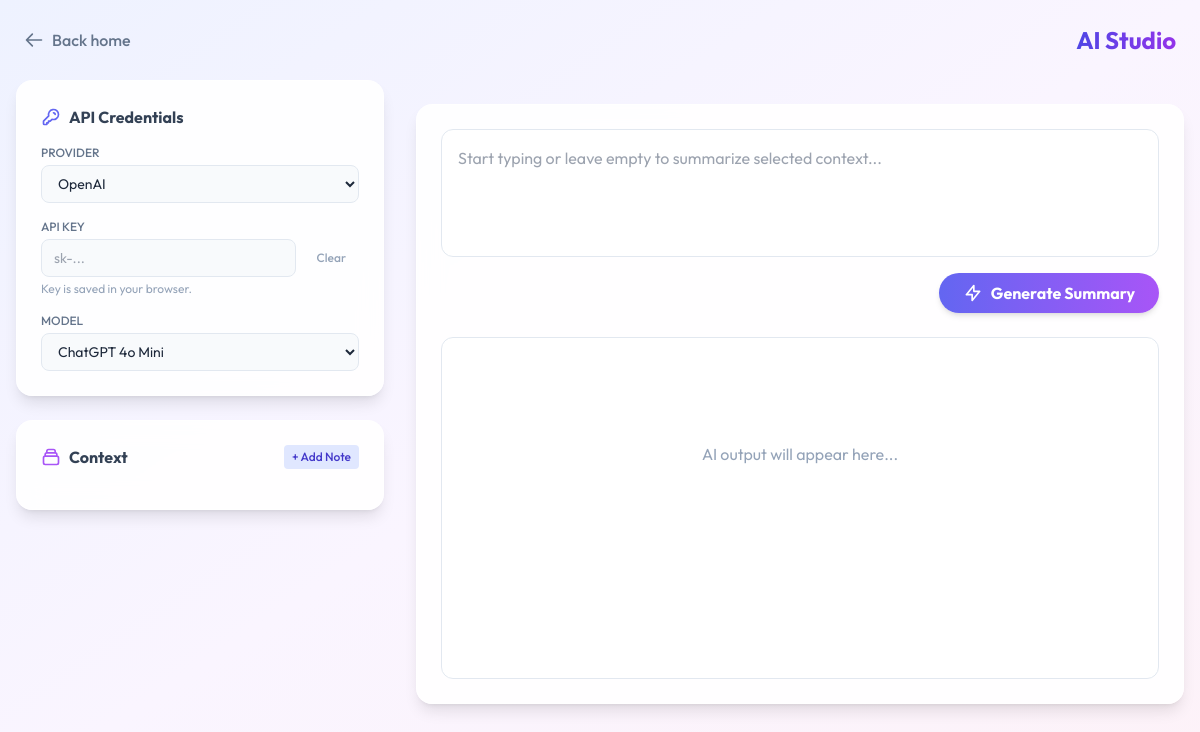
Before: /ai/ with the older database file.
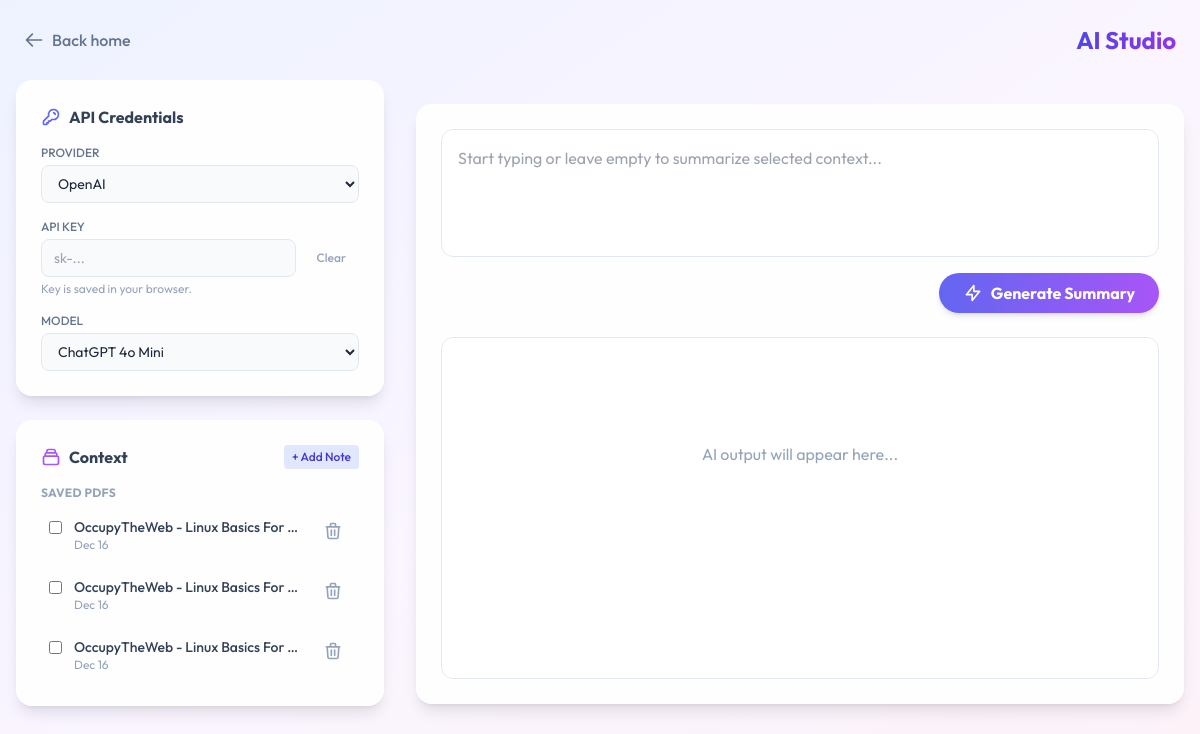
After: the same page with the newer database file.
### pdf_ops/models.py (models this page shows, shortened)
class PDFText(models.Model):
    title = models.CharField(max_length=255)
    content = models.TextField()
    created_at = models.DateTimeField(auto_now_add=True)

### summarizer/views.py (the view)
# urls.py: path('', views.index, name='index'),
def index(request):
    transcriptions = TranscriptionJob.objects.filter(status='completed').order_by('-created_at')
    pdf_texts = PDFText.objects.all().order_by('-created_at')
    snippets = TextSnippet.objects.all().order_by('-created_at')
    context = {
        'models': MODELS,
        'transcriptions': transcriptions,
        'pdf_texts': pdf_texts,
        'snippets': snippets
    }
    return render(request, 'summarizer/index.html', context)

### templates/summarizer/index.html (shortened to what this page needs)
<!DOCTYPE html>
<html lang="en">
<head>
    <script src="https://cdn.tailwindcss.com"></script>
</head>
<body class="bg-gradient-to-br from-indigo-50 via-purple-50 to-pink-50 min-h-screen text-slate-800">
    <nav class="p-6 flex justify-between items-center">
        <a href="/" class="text-slate-500 hover:text-slate-800 font-medium flex items-center gap-2">
            <svg class="w-5 h-5" fill="none" stroke="currentColor" viewBox="0 0 24 24"><path stroke-linecap="round" stroke-linejoin="round" stroke-width="2" d="M10 19l-7-7m0 0l7-7m-7 7h18"></path></svg>
            Back home
        </a>
        <h1 class="text-2xl font-bold text-transparent bg-clip-text bg-gradient-to-r from-indigo-600 to-purple-600">AI Studio</h1>
    </nav>
    <div class="container mx-auto px-4 pb-12 grid grid-cols-1 lg:grid-cols-3 gap-8 max-w-7xl">
        <div class="lg:col-span-1 space-y-6">
            <div class="glass rounded-2xl p-6 shadow-lg">
                <h2 class="font-bold text-slate-700 mb-4 flex items-center gap-2">
                    <svg class="w-5 h-5 text-indigo-500" fill="none" stroke="currentColor" viewBox="0 0 24 24"><path stroke-linecap="round" stroke-linejoin="round" stroke-width="2" d="M15 7a2 2 0 012 2m4 0a6 6 0 01-7.743 5.743L11 17H9v2H7v2H4a1 1 0 01-1-1v-2.586a1 1 0 01.293-.707l5.964-5.964A6 6 0 1121 9z"></path></svg>
                    API Credentials
                </h2>
                <div class="space-y-4">
                    <div>
                        <label class="block text-xs font-medium text-slate-500 uppercase mb-1">Provider</label>
                        <select id="provider-select" onchange="updateModels()" class="w-full bg-slate-50 border border-slate-200 rounded-lg px-3 py-2 text-sm focus:ring-2 focus:ring-indigo-500 outline-none">
                            <option value="openai">OpenAI</option>
                        </select>
                    </div>
                    <div>
                        <label class="block text-xs font-medium text-slate-500 uppercase mb-1">API Key</label>
                        <div class="flex gap-2">
                            <input type="password" id="api-key" oninput="saveCurrentKey()" placeholder="sk-..." class="w-full bg-slate-50 border border-slate-200 rounded-lg px-3 py-2 text-sm focus:ring-2 focus:ring-indigo-500 outline-none">
                            <button onclick="clearKey()" class="px-3 py-2 text-slate-400 hover:text-red-500 hover:bg-red-50 rounded-lg transition-colors text-xs font-medium border border-transparent hover:border-red-100" title="Clear saved key">
                                Clear
                            </button>
                        </div>
                        <p class="text-xs text-slate-400 mt-1">Key is saved in your browser.</p>
                    </div>
                    <div>
                        <label class="block text-xs font-medium text-slate-500 uppercase mb-1">Model</label>
                        <select id="model-select" class="w-full bg-slate-50 border border-slate-200 rounded-lg px-3 py-2 text-sm focus:ring-2 focus:ring-indigo-500 outline-none">
                        </select>
                    </div>
                </div>
            </div>
            <div class="glass rounded-2xl p-6 shadow-lg max-h-[600px] flex flex-col">
                <div class="flex justify-between items-center mb-4">
                    <h2 class="font-bold text-slate-700 flex items-center gap-2">
                        Context
                    </h2>
                    <button onclick="document.getElementById('snippet-modal').classList.remove('hidden')" class="text-xs bg-indigo-100 hover:bg-indigo-200 text-indigo-700 px-2 py-1 rounded font-medium transition-colors">
                        + Add Note
                    </button>
                </div>
                <div class="flex-1 overflow-y-auto space-y-4 pr-1">
                    {% if pdf_texts %}
                    <div>
                        <h3 class="text-xs font-bold text-slate-400 uppercase tracking-wide mb-2">Saved PDFs</h3>
                        <div class="space-y-2">
                            {% for text in pdf_texts %}
                            <div id="pdf-{{ text.id }}" class="flex items-start gap-3 p-2 hover:bg-white rounded-lg transition-colors">
                                <input type="checkbox" name="context" value="pdf_{{ text.id }}" class="mt-1 rounded text-indigo-500 focus:ring-indigo-500 border-slate-300">
                                <div class="flex-1 min-w-0">
                                    <div class="text-sm font-medium text-slate-700 truncate">{{ text.title }}</div>
                                    <div class="text-xs text-slate-400 truncate">{{ text.created_at|date:"M d" }}</div>
                                </div>
                                <button type="button" onclick="deleteContext('pdf', {{ text.id }})" class="text-slate-400 hover:text-red-500 transition-colors p-1">
                                    <svg class="w-5 h-5" fill="none" stroke="currentColor" viewBox="0 0 24 24"><path stroke-linecap="round" stroke-linejoin="round" stroke-width="2" d="M19 7l-.867 12.142A2 2 0 0116.138 21H7.862a2 2 0 01-1.995-1.858L5 7m5 4v6m4-6v6m1-10V4a1 1 0 00-1-1h-4a1 1 0 00-1 1v3M4 7h16"></path></svg>
                                </button>
                            </div>
                            {% endfor %}
                        </div>
                    </div>
                    {% endif %}
                </div>
            </div>
        </div>
        <div class="lg:col-span-2 space-y-6">
            <div class="glass rounded-2xl p-6 shadow-lg min-h-[600px] flex flex-col">
                <textarea id="main-input" placeholder="Start typing or leave empty to summarize selected context..." class="w-full h-32 bg-white/50 border border-slate-200 rounded-xl p-4 focus:ring-2 focus:ring-indigo-500 outline-none resize-none mb-4"></textarea>
                <div class="flex justify-end mb-6">
                    <button onclick="runSummary()" id="btn-run" class="bg-gradient-to-r from-indigo-500 to-purple-500 hover:from-indigo-600 hover:to-purple-600 text-white font-bold py-2 px-6 rounded-full shadow-md transition-transform hover:scale-105 flex items-center gap-2">
                        <svg class="w-5 h-5" fill="none" stroke="currentColor" viewBox="0 0 24 24"><path stroke-linecap="round" stroke-linejoin="round" stroke-width="2" d="M13 10V3L4 14h7v7l9-11h-7z"></path></svg>
                        Generate Summary
                    </button>
                </div>
                <div class="relative flex-1 bg-white/60 rounded-xl border border-slate-200 p-6 overflow-y-auto">
                    <p id="placeholder-text" class="text-slate-400 text-center mt-20">AI output will appear here...</p>
                </div>
            </div>
        </div>
    </div>
</body>
</html>

### templates/summarizer/index.html (style rules this page uses)
body { font-family: 'Outfit', sans-serif; }
.glass { background: rgba(255, 255, 255, 0.9); backdrop-filter: blur(12px); border: 1px solid rgba(255, 255, 255, 0.3); }

Changed rows visible on the page:
added PDFText: title "OccupyTheWeb - Linux Basics For…", created_at "Dec 16"
added PDFText: title "OccupyTheWeb - Linux Basics For…", created_at "Dec 16"
added PDFText: title "OccupyTheWeb - Linux Basics For…", created_at "Dec 16"
Other visible differences:
text now shown: "SAVED PDFS"
